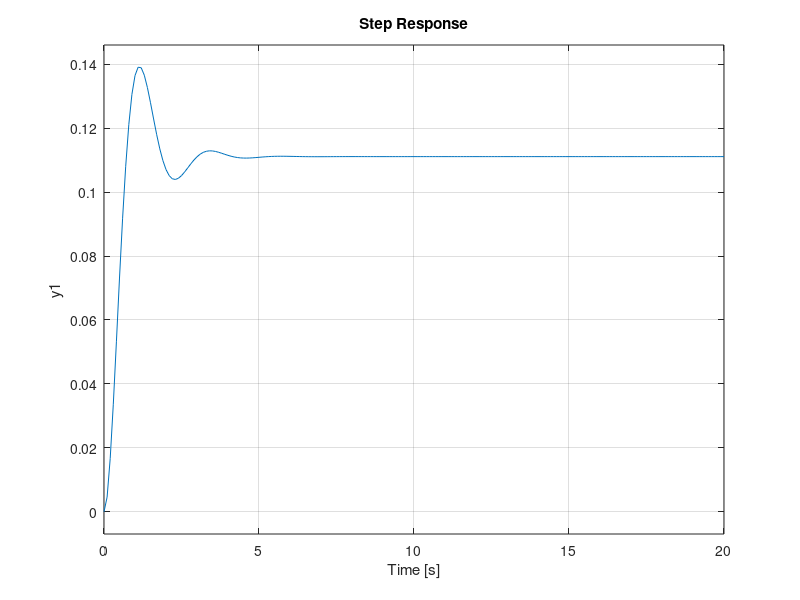

Reproduce this figure in MATLAB.
% Clear
clear
clc
close all

%% Second Order UnderDamped System
% G(s) = 1 / (s^2 + 2(0.4)(3)s + 9)

a = 1;

b = 1;
c = 2.4;
d = 9;

G_num = [a];
G_den = [b c d];
G = tf(G_num,G_den)

% step response
step(G,0:0.1:20)